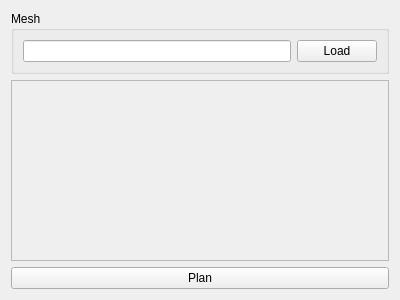
<?xml version="1.0" encoding="UTF-8"?>
<ui version="4.0">
 <class>TPP</class>
 <widget class="QWidget" name="TPP">
  <property name="geometry">
   <rect>
    <x>0</x>
    <y>0</y>
    <width>400</width>
    <height>300</height>
   </rect>
  </property>
  <property name="windowTitle">
   <string>Form</string>
  </property>
  <layout class="QVBoxLayout" name="verticalLayout">
   <item>
    <widget class="QGroupBox" name="group_box_mesh">
     <property name="sizePolicy">
      <sizepolicy hsizetype="Preferred" vsizetype="Fixed">
       <horstretch>0</horstretch>
       <verstretch>0</verstretch>
      </sizepolicy>
     </property>
     <property name="title">
      <string>Mesh</string>
     </property>
     <layout class="QHBoxLayout" name="horizontalLayout">
      <item>
       <widget class="QLineEdit" name="line_edit_mesh">
        <property name="readOnly">
         <bool>true</bool>
        </property>
       </widget>
      </item>
      <item>
       <widget class="QPushButton" name="push_button_load_mesh">
        <property name="text">
         <string>Load</string>
        </property>
       </widget>
      </item>
     </layout>
    </widget>
   </item>
   <item>
    <widget class="QScrollArea" name="scroll_area">
     <property name="maximumSize">
      <size>
       <width>16777215</width>
       <height>1024</height>
      </size>
     </property>
     <property name="horizontalScrollBarPolicy">
      <enum>Qt::ScrollBarAlwaysOff</enum>
     </property>
     <property name="widgetResizable">
      <bool>true</bool>
     </property>
     <widget class="QWidget" name="content">
      <property name="geometry">
       <rect>
        <x>0</x>
        <y>0</y>
        <width>380</width>
        <height>174</height>
       </rect>
      </property>
     </widget>
    </widget>
   </item>
   <item>
    <widget class="QPushButton" name="push_button_plan">
     <property name="text">
      <string>Plan</string>
     </property>
    </widget>
   </item>
  </layout>
 </widget>
 <resources/>
 <connections/>
</ui>
